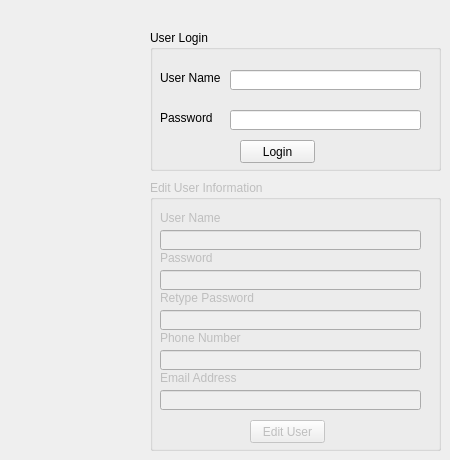
    <widget class="QWidget" name="tab_3">
     <attribute name="title">
      <string>User</string>
     </attribute>
     <widget class="QGroupBox" name="groupBox_5">
      <property name="enabled">
       <bool>false</bool>
      </property>
      <property name="geometry">
       <rect>
        <x>150</x>
        <y>180</y>
        <width>291</width>
        <height>271</height>
       </rect>
      </property>
      <property name="title">
       <string>Edit User Information</string>
      </property>
      <widget class="QLabel" name="label_19">
       <property name="geometry">
        <rect>
         <x>10</x>
         <y>110</y>
         <width>101</width>
         <height>16</height>
        </rect>
       </property>
       <property name="text">
        <string>Retype Password</string>
       </property>
      </widget>
      <widget class="QLabel" name="label_16">
       <property name="geometry">
        <rect>
         <x>10</x>
         <y>70</y>
         <width>61</width>
         <height>16</height>
        </rect>
       </property>
       <property name="text">
        <string>Password</string>
       </property>
      </widget>
      <widget class="QLabel" name="label_17">
       <property name="geometry">
        <rect>
         <x>10</x>
         <y>30</y>
         <width>61</width>
         <height>16</height>
        </rect>
       </property>
       <property name="text">
        <string>User Name</string>
       </property>
      </widget>
      <widget class="QLabel" name="label_18">
       <property name="geometry">
        <rect>
         <x>10</x>
         <y>150</y>
         <width>91</width>
         <height>16</height>
        </rect>
       </property>
       <property name="text">
        <string>Phone Number</string>
       </property>
      </widget>
      <widget class="QLineEdit" name="lineEdit_14">
       <property name="geometry">
        <rect>
         <x>10</x>
         <y>90</y>
         <width>261</width>
         <height>20</height>
        </rect>
       </property>
       <property name="echoMode">
        <enum>QLineEdit::Password</enum>
       </property>
      </widget>
      <widget class="QLineEdit" name="lineEdit_13">
       <property name="geometry">
        <rect>
         <x>10</x>
         <y>170</y>
         <width>261</width>
         <height>20</height>
        </rect>
       </property>
      </widget>
      <widget class="QLineEdit" name="lineEdit_12">
       <property name="geometry">
        <rect>
         <x>10</x>
         <y>130</y>
         <width>261</width>
         <height>20</height>
        </rect>
       </property>
       <property name="echoMode">
        <enum>QLineEdit::Password</enum>
       </property>
      </widget>
      <widget class="QLineEdit" name="lineEdit_11">
       <property name="geometry">
        <rect>
         <x>10</x>
         <y>50</y>
         <width>261</width>
         <height>20</height>
        </rect>
       </property>
      </widget>
      <widget class="QLabel" name="label_21">
       <property name="geometry">
        <rect>
         <x>10</x>
         <y>190</y>
         <width>81</width>
         <height>16</height>
        </rect>
       </property>
       <property name="text">
        <string>Email Address</string>
       </property>
      </widget>
      <widget class="QLineEdit" name="lineEdit_16">
       <property name="geometry">
        <rect>
         <x>10</x>
         <y>210</y>
         <width>261</width>
         <height>20</height>
        </rect>
       </property>
      </widget>
      <widget class="QPushButton" name="pushButton_12">
       <property name="geometry">
        <rect>
         <x>100</x>
         <y>240</y>
         <width>75</width>
         <height>23</height>
        </rect>
       </property>
       <property name="text">
        <string>Edit User</string>
       </property>
      </widget>
     </widget>
     <widget class="QGroupBox" name="groupBox_4">
      <property name="geometry">
       <rect>
        <x>150</x>
        <y>30</y>
        <width>291</width>
        <height>141</height>
       </rect>
      </property>
      <property name="title">
       <string>User Login</string>
      </property>
      <widget class="QLineEdit" name="lineEdit_17">
       <property name="geometry">
        <rect>
         <x>80</x>
         <y>40</y>
         <width>191</width>
         <height>20</height>
        </rect>
       </property>
      </widget>
      <widget class="QLabel" name="label_22">
       <property name="geometry">
        <rect>
         <x>10</x>
         <y>80</y>
         <width>61</width>
         <height>16</height>
        </rect>
       </property>
       <property name="text">
        <string>Password</string>
       </property>
      </widget>
      <widget class="QPushButton" name="pushButton_13">
       <property name="geometry">
        <rect>
         <x>90</x>
         <y>110</y>
         <width>75</width>
         <height>23</height>
        </rect>
       </property>
       <property name="text">
        <string>Login</string>
       </property>
      </widget>
      <widget class="QLineEdit" name="lineEdit_18">
       <property name="geometry">
        <rect>
         <x>80</x>
         <y>80</y>
         <width>191</width>
         <height>20</height>
        </rect>
       </property>
       <property name="echoMode">
        <enum>QLineEdit::Password</enum>
       </property>
      </widget>
      <widget class="QLabel" name="label_23">
       <property name="geometry">
        <rect>
         <x>10</x>
         <y>40</y>
         <width>61</width>
         <height>16</height>
        </rect>
       </property>
       <property name="text">
        <string>User Name</string>
       </property>
      </widget>
     </widget>
    </widget>
